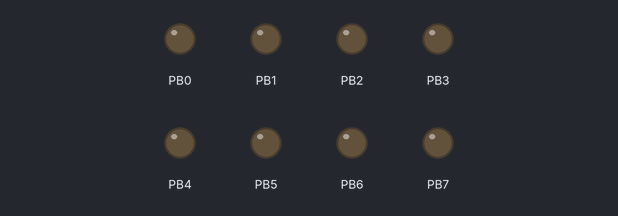
A program run on a simulated ATmega328P, built with avr-gcc and emulated at 8 MHz. Parts: output pins drawn as LEDs (lit = HIGH).

Above: at 0.1 s.
At 5.1 s:
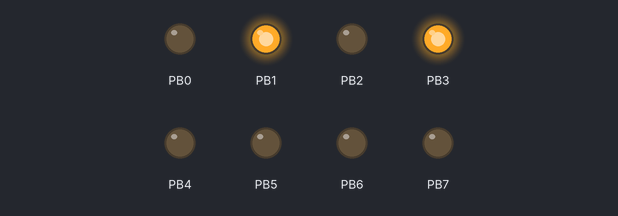
At 10.1 s:
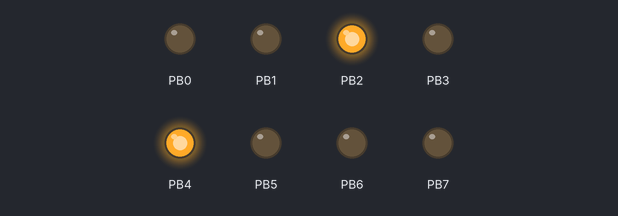
At 20.1 s:
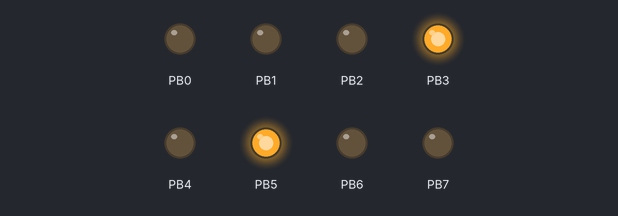
At 30.1 s:
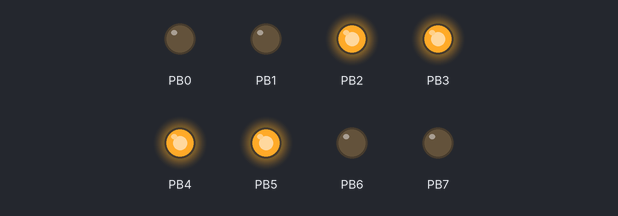
At 39.75 s:
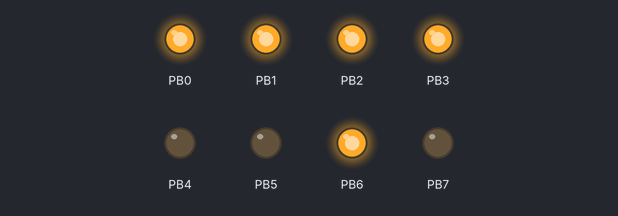
Timing chart, 0 to 40.0 s (numbered marks = the images above):
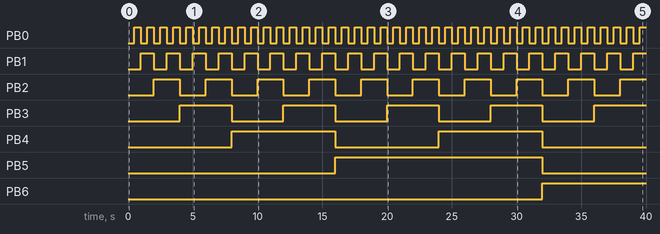

Measured:
- by itself, PB0: alternates HIGH for 0.50 s and LOW for 0.50 s
- by itself, PB1: alternates HIGH for 1.0 s and LOW for 1.0 s
- by itself, PB2: alternates HIGH for 2.0 s and LOW for 2.0 s
- by itself, PB3: alternates HIGH for 4.0 s and LOW for 4.0 s
- by itself, PB4: alternates HIGH for 8.0 s and LOW for 8.0 s
- by itself, PB5: LOW → HIGH at 16.0 s, → LOW 16.0 s later
- by itself, PB6: LOW → HIGH at 32.0 s

The program:

main.c
```c
/*
 * DA2T2_C.c
 *
 * Created: 3/12/2016 23:17:23
 * Author : Martin
 */

#define F_CPU 8000000UL //XTAL = 8 MHz
#include <avr/io.h>
#include <util/delay.h>

int main(void)
{
	unsigned char x = 1<<DDC0;		// waveform var
	unsigned char counter = 0;		// counter to output
	DDRB = 0xFF;					// set PORTB as output
	PORTB = counter;				// output the count to PORTB
	while (1)
	{
		_delay_ms(250);		// delay for 0.25 s
		x ^= 1<<PORTC0;		// toggle x
		if (x == 1)			// if x is on rising edge,
			PORTB = ++counter;	// increment count.
	}
}
```
